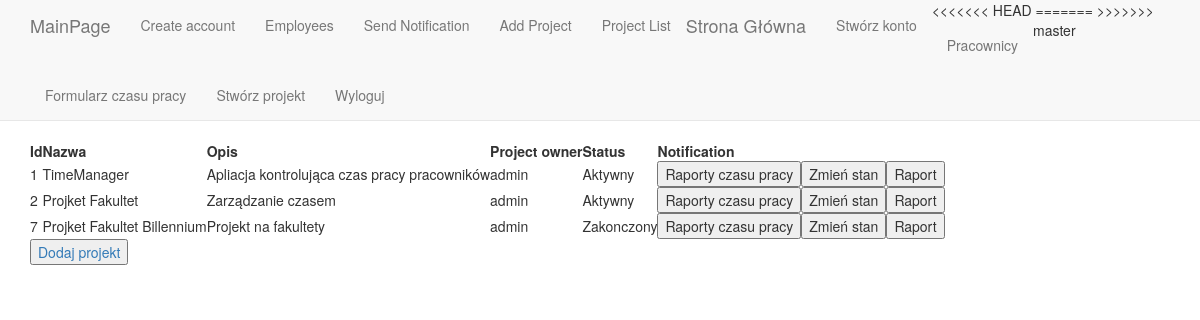
The app's page /polls/MojeProjekty/ (signed in) with its own data.
### polls/models.py (models this page shows)
class Project(models.Model):
    idProject = models.AutoField(primary_key=True)
    name = models.CharField(max_length=50)
    description = models.CharField(max_length=50)
    owner = models.ForeignKey(User,on_delete=models.SET_NULL,null=True)
    state = models.CharField(max_length=50)

### polls/views.py (the view)
# urls.py: path('MojeProjekty/', views.ProjectUserOwner, name='ProjectOwned')
def ProjectUserOwner(request):
    if not request.user.is_authenticated:
        return HttpResponseRedirect(reverse('polls:login'))
    else:
        projectList = Project.objects.filter(owner=request.user)
        person = get_object_or_404(Person,user=request.user)
        if person.admin:
            return render(request, 'polls/UserOwnerProjectAdmin.html',
                          {'project': projectList})
        elif person.kierownik:
            return render(request, 'polls/kierownik/UserOwnedProjectListKierownik.html',
                          {'project': projectList})
        else:
            return render(request, 'polls/UserOwnedProjectList.html',
                          {'project': projectList})

### templates/polls/UserOwnerProjectAdmin.html (shortened to what this page needs)
{% extends "polls/base.html" %}
{% block body_block %}
<table>
{% if project %}
    <tr>
      <th>Id</th>
      <th>Nazwa</th>
      <th>Opis</th>
      <th>Project owner</th>
      <th>Status</th>
      <th>Notification</th>
    </tr>
    <tr>
    {% for p in project %}
        <td>{{ p.idProject }}</td>
         <td>{{ p.name }}</td>
         <td>{{ p.description }}</td>
         <td>{{ p.owner }}</td>
         <td>{{ p.state }}</td>
        <td>
            <form action="{% url 'polls:notifikationProject' %}" method="post">
                <input type="submit" value="Raporty czasu pracy">
            </form></td>
        <td>
            <form action="{% url 'polls:projectDel' %}" method="post">
                 <input class="delete-project" type="submit" value="Zmień stan">
            </form></td>
         <td>
            <form action="{% url 'polls:raportProject' %}" method="post">
                <input class="raport-project" type="submit" value="Raport">
            </form></td>
             </tr>
    {% endfor %}
{% else %}
    <p>No polls are available.</p>
{% endif %}
</table>
<a class="navbar-link" href="{% url 'polls:AddProjectAdmin' %}"><button class="add-project">Dodaj projekt</button></a>
{% endblock %}

### records on screen
Project: idProject "1", name "TimeManager", description "Apliacja kontrolująca czas pracy pracowników", owner "admin", state "Aktywny"
Project: idProject "2", name "Projket Fakultet", description "Zarządzanie czasem", owner "admin", state "Aktywny"
Project: idProject "7", name "Projket Fakultet Billennium", description "Projekt na fakultety", owner "admin", state "Zakonczony"
